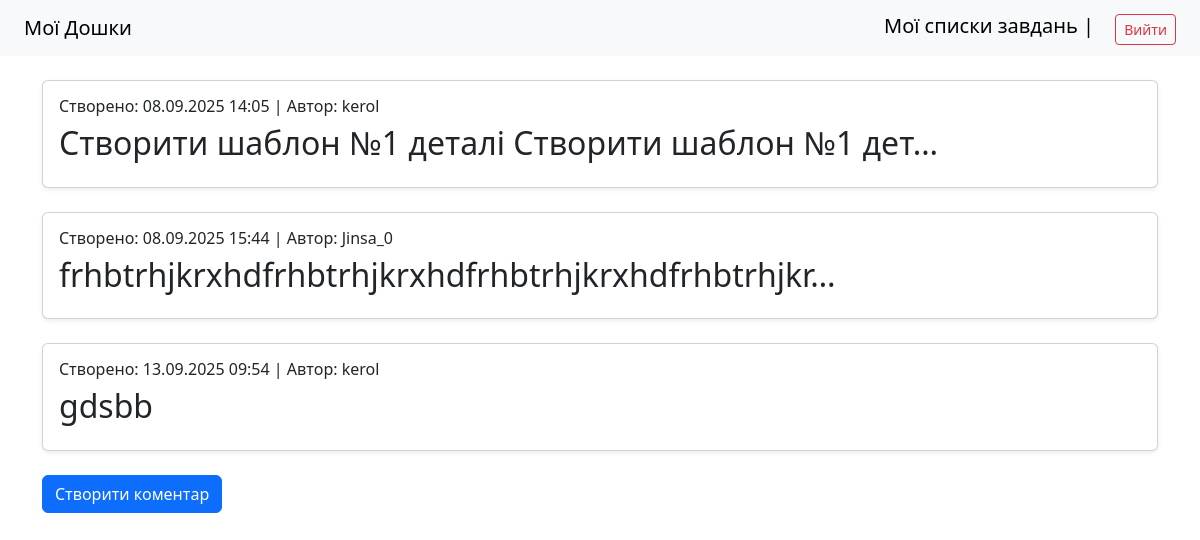
Screenshot of /dashboard/4/todolist/4/task/6/comments/ (signed in) with the database file from the repository.
### task_manager/models.py (models this page shows, shortened)
class Comment(models.Model):
    task = models.ForeignKey(Task, on_delete = models.CASCADE, related_name = 'comments', verbose_name = 'Завдання')
    content = models.TextField(verbose_name = "Контент", blank = True)
    created_by = models.ForeignKey(User, on_delete=models.CASCADE, related_name = 'comments', verbose_name = 'Автор')
    created_at = models.DateTimeField(auto_now_add=True)
    class Meta:
        verbose_name = "Коментар"
        verbose_name_plural = "Коментарі"

### task_manager/views.py (the view)
# urls.py: path('dashboard/<int:dashboard_pk>/todolist/<int:todolist_pk>/task/<int:task_pk>/comments/', CommentListView.as_view(), name = 'comment_list'),
class CommentListView(LoginRequiredMixin, CommentAccessMixin, ListView):
    model = Comment
    template_name = 'comment/comment_list.html'
    context_object_name = 'comments'
    def get_context_data(self, **kwargs):
        context = super().get_context_data(**kwargs)
        context["dashboard"] = get_object_or_404(Dashboard, pk=self.kwargs["dashboard_pk"])
        context["todolist"] = get_object_or_404(TodoList, pk=self.kwargs["todolist_pk"])
        context["task"] = get_object_or_404(Task, pk=self.kwargs["task_pk"])
        return context

### task_manager/views.py (called while the page is built)
    def get_queryset(self):
        return Dashboard.objects.filter(
            Q(created_by=self.request.user) | Q(members=self.request.user)
        ).distinct()

    def get_queryset(self):
        return TodoList.objects.filter(
            dashboard__in=DashboardAccessMixin.get_queryset(self)
        ).distinct()

    def get_queryset(self):
        return Task.objects.filter(
            todolist__in=TodoListAccessMixin.get_queryset(self)
        ).distinct()

    def get_queryset(self):
        return Comment.objects.filter(
            task__in=TaskAccessMixin.get_queryset(self)
        ).distinct()

### task_manager/templates/comment/comment_list.html (shortened to what this page needs)
{% extends "base.html" %}
{% block content %}
<div class="row row-cols-1 justify-content-md-center">
    {% for comment in comments %}
    <div class="col mb-4">
        <div class="card h-100 shadow-sm">
            <div class="card-body text-left">
                <h6>Створено: {{ comment.created_at|date:"d.m.Y H:i" }} | Автор: {{ comment.created_by }}</h6>
                <h2>
                    <a class="card-title" href="{% url 'comment_detail' dashboard_pk=dashboard.pk todolist_pk=todolist.pk task_pk=task.pk comment_pk=comment.pk %}" style="text-decoration: none;">
                        {{ comment.content|truncatechars:50 }}
                    </a>
                </h2>
            </div>
        </div>
    </div>
    {% empty %}
    <p>Наразі немає жодних коментарів</p>
    {% endfor %}
</div>
<a href="{% url 'comment_create' dashboard_pk=dashboard.pk todolist_pk=todolist.pk task_pk=task.pk %}" class="btn btn-primary">Створити коментар</a>
{% endblock %}

### rows the page displays
Comment: created_at "08.09.2025 14:05", created_by "kerol", content "Створити шаблон №1 деталі Створити шаблон №1 дет…"
Comment: created_at "08.09.2025 15:44", created_by "Jinsa_0", content "frhbtrhjkrxhdfrhbtrhjkrxhdfrhbtrhjkrxhdfrhbtrhjkr…"
Comment: created_at "13.09.2025 09:54", created_by "kerol", content "gdsbb"
